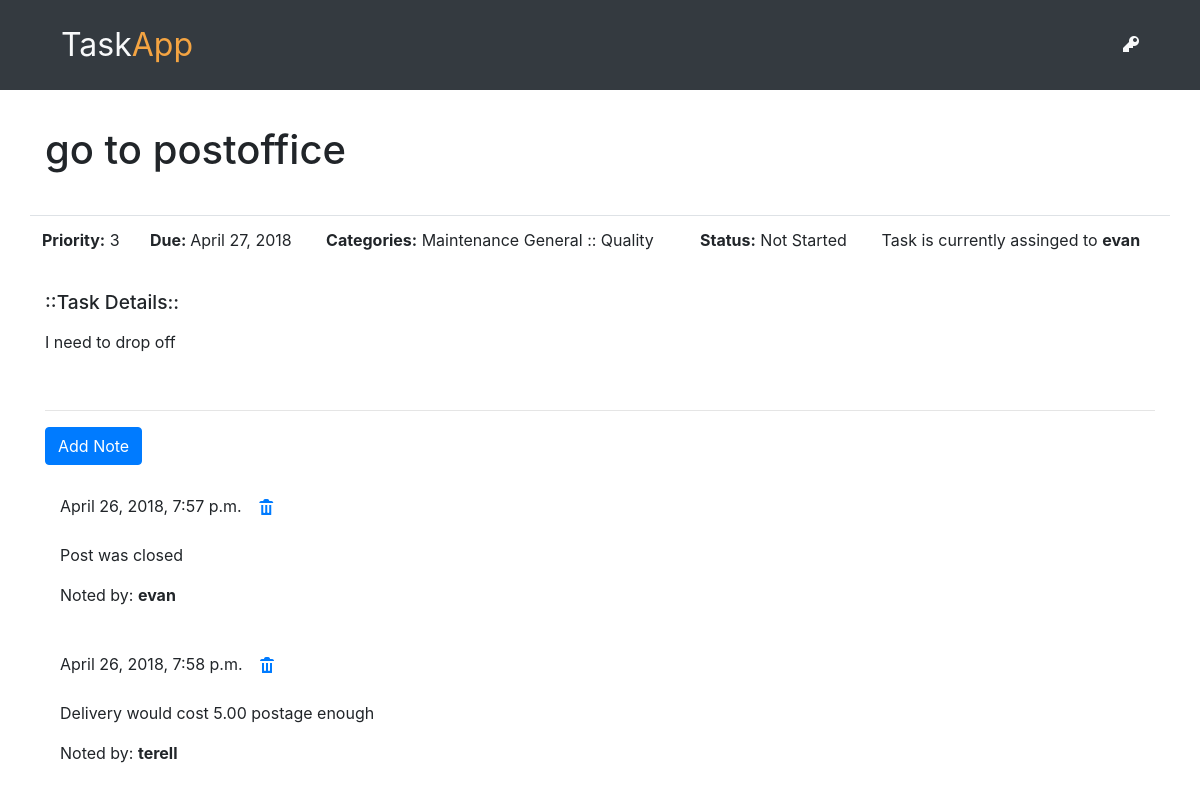
Screenshot of /task/4 with the database file from the repository.
### todoapp/models.py (models this page shows, shortened)
class Task(models.Model):
    author = models.ForeignKey('auth.User')
    subject = models.CharField(max_length=200)
    text = models.TextField()
    created_date = models.DateTimeField(default=timezone.now)
    due_date = models.DateField(blank=True, null=True)
    assign = models.CharField(max_length=200)
    status = models.CharField(max_length=200, default='Not Started')
    category = models.CharField(max_length=200)
    sub_category = models.CharField(max_length=200)
    priority = models.CharField(max_length=10, default='5')

class Notes(models.Model):
    task = models.ForeignKey('todoapp.Task',related_name='notes')
    author = models.CharField(max_length=200)
    text = models.TextField()
    created_date = models.DateTimeField(default=timezone.now)
    approved_note = models.BooleanField(default=True)

### todoapp/views.py (the view)
# urls.py: url(r'^task/(?P<pk>\d+)$', views.TaskDetailView.as_view(), name='task_detail'),
class TaskDetailView(DetailView):
    model = Task

### todoapp/templates/todoapp/task_detail.html (shortened to what this page needs)
{% extends "todoapp/base.html" %}
{% block content %}
    <div class="row">
        <div class="col-8 col-md-4">
            <h1 class="tasktitle">{{ task.subject }}</h1>
        </div>
        <div class="col-4">
        </div>
    </div>
    <div class="row taskdetail-container">
        <table class="table">
            <tr>
                <td><strong>Priority:</strong> {{ task.priority }}</td>
                <td><strong>Due: </strong> {{ task.due_date }}</td>
                <td><strong>Categories:</strong> {{ task.category }} :: {{ task.sub_category }}</td>
                <td><strong>Status:</strong> {{ task.status }}</td>
                <td>Task is currently assinged to <strong> {{ task.assign }}</strong></td>
            </tr>
        </table>
    </div>
    <div class="subject-container">
        <h3 class>::Task Details:: </h3>
        <p class="taskcontent"> {{ task.text|safe|linebreaksbr }}</p>
    </div>
    <hr>
    <a class="btn btn-primary" href="{% url 'add_note_to_task' pk=task.pk %}">Add Note</a>
    <div class="container">
        {% for note in task.notes.all %}
        <br>
            {% if user.is_authenticated or note.approved_note %}
                {{ note.created_date }}
                <a class="btn btn-default" href="{% url 'note_remove' pk=note.pk %}"><span class="oi oi-trash"></span></a>
                <p>{{ note.text|safe|linebreaksbr }}</p>
                <p>Noted by: <strong>{{ note.author }}</strong></p>
            {% endif %}
        {% empty %}
            <p>No notes added</p>
        {% endfor %}
    </div>
{% endblock %}

### todoapp/templates/todoapp/base.html (shortened to what this page needs)
<!doctype html>
{% load staticfiles %}
<html lang="en">
  <head>
    <link rel="stylesheet" href="https://stackpath.bootstrapcdn.com/bootstrap/4.1.0/css/bootstrap.min.css">
    <link rel="stylesheet" href="//cdn.jsdelivr.net/npm/medium-editor@latest/dist/css/medium-editor.min.css" type="text/css" media="screen" charset="utf-8">
    <link rel="stylesheet" href="{% static 'css/todoapp.css' %}">
    <link href="{% static 'css/open-iconic-bootstrap.css' %}" rel="stylesheet">
    <link type="text/css" href="http://ajax.googleapis.com/ajax/libs/jqueryui/1.10.3/themes/black-tie/jquery-ui.min.css" rel="stylesheet" />
  </head>
  <body>
    <nav class="navbar navbar-dark bg-dark techfont custom-navbar">
      <div class="container">
        <ul class="nav navbar">
          <li class="nav-item"><a class="navbar-brand bigbrand text-light" href="{% url 'task_list' %}">Task<span class="app-color">App</span></a></li>
        </ul>
        <ul class="nav navbar justify-content-end">
          {% if user.is_authenticated %}
          <li class="nav-item"><a class="text-light nav-spacer" href="{% url 'task_new' %}"><span class="oi oi-plus"></span></a></li>
          <li class="nav-item"><a class="text-light nav-spaer" href="{% url 'task_complete_list' %}">All Task</a></li>
          <li class="nav-item"><a class="text-light nav-spacer" href="{% url 'task_user_list' username=user.username %}">Task: <span class="capitalizeit">{{ user.username }}</span></a></li>
          <li class="nav-item"><a class="text-light nav-spacer" href="{% url 'logout' %}">Logout</a></li>
          {% else %}
          <li class="nav-item"><a class="text-light navbar-right" href="{% url 'login' %}"><span class="oi oi-key"></span></a></li>
          {% endif %}
        </ul>
      </div>
    </nav>
      <div class="content container">
              {% block content %}
              {% endblock %}
      </div>
  </body>
</html>

### todoapp/static/css/todoapp.css (style rules this page uses)
.bigbrand { font-size: 2em; }
.app-color { color: #f4a442; }
.content { padding-top: 3%; }
.taskdetail-container { margin-top: 3%; }
.subject-container { margin-bottom: 5%; }
.subject-container h3 { margin-top: 1%; font-size: 1.2em; }

### rows the page displays
Task: subject "go to postoffice", priority "3", due_date "April 27, 2018", category "Maintenance General", sub_category "Quality", status "Not Started", assign "evan", text "I need to drop off"
Notes: created_date "April 26, 2018, 7:57 p.m.", text "Post was closed", author "evan"
Notes: created_date "April 26, 2018, 7:58 p.m.", text "Delivery would cost 5.00 postage enough", author "terell"
